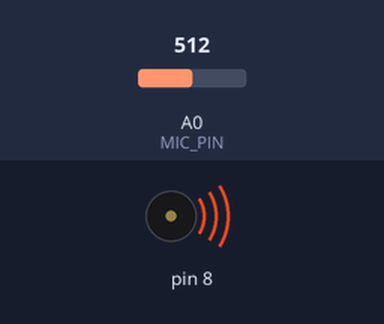
A sketch run on a simulated Arduino Uno, built with avr-gcc and run on an emulated ATmega328P. Shown: buzzer (waves = sounding). The test bench sets the inputs (shaded band); at power-on: A0 (MIC_PIN) = 512.

Above: at 3.4 s.
3.5 s: A0 (MIC_PIN) set to 409
10.6 s: A0 (MIC_PIN) set to 387
At 14.1 s:
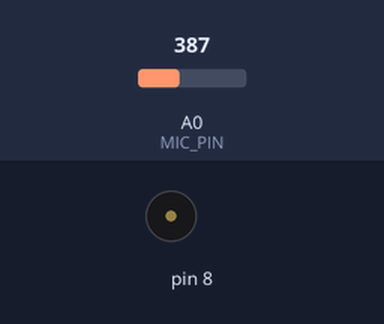
14.4 s: A0 (MIC_PIN) set to 410
At 15.8 s:
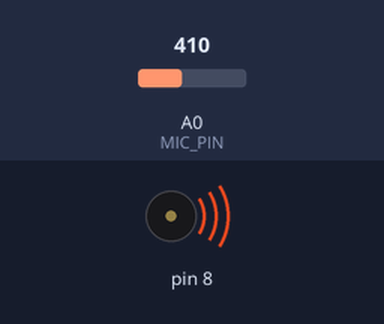
21.1 s: A0 (MIC_PIN) set to 390
At 22.8 s:
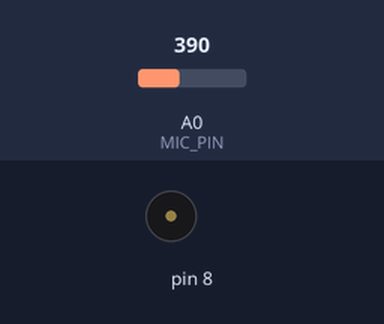
Timing chart, 0 to 24.3 s (numbered marks = the images above; inputs shaded):
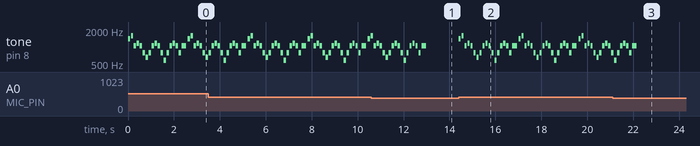

Measured:
- the behaviour switches between 400 and 399 on A0 (MIC_PIN) (found by bisection; images 0 and 1)
- after the input at 10.6 s, tone on pin 8: goes on until 13.0 s, then stays silent
- after the input at 14.4 s, tone on pin 8: plays 1397 Hz for 0.10 s, 1568 Hz for 0.10 s, 1047 Hz for 0.10 s, 1175 Hz for 0.10 s, 1047 Hz for 0.10 s, 784 Hz for 0.10 s … (50 notes in this stretch), starting at once
- after the input at 21.1 s, tone on pin 8: goes on until 22.2 s, then stays silent
- by itself, tone on pin 8: plays 784 Hz for 0.10 s, 1047 Hz for 0.10 s, 1175 Hz for 0.10 s, 1047 Hz for 0.10 s, 784 Hz for 0.10 s, 587 Hz for 0.10 s … (52 notes in this stretch)

The sketch:

_2016_10_26_HW.ino
```cpp
#include "pitches.h"


int melody[] = {
  NOTE_F6,
  NOTE_G6,
  NOTE_C6,
  NOTE_D6,
  NOTE_C6,
  NOTE_G5,
  NOTE_E5,
  NOTE_G5,
  NOTE_C6,
  NOTE_D6,
  NOTE_C6,
  NOTE_G5,
  NOTE_D5,
  NOTE_G5,
 NOTE_C6,
  NOTE_D6,
  NOTE_C6,
  NOTE_G5,
  NOTE_C6
};


int noteDurations[] = {
  8,8,8,8,8,8,8,8,8,8,8,8,8,8,8,8,8,8,4
};


void play(){
  for (int thisNote = 0; thisNote < 19; thisNote++) {


    int noteDuration = 1000 / noteDurations[thisNote];
    tone(8, melody[thisNote], noteDuration);


    int pauseBetweenNotes = noteDuration * 1.30;
    delay(pauseBetweenNotes);

    noTone(8);
  }
}


int MIC_PIN = A0;


void setup() {
  pinMode(MIC_PIN, INPUT);

  for(int i=0;i<19;i++)
{
  noteDurations[i]=noteDurations[i]*1.25;
}
}

void loop() {
  int mic = analogRead(MIC_PIN);
  if(mic >= 400)
  {
    play();
    delay(10);
  }

}
```
